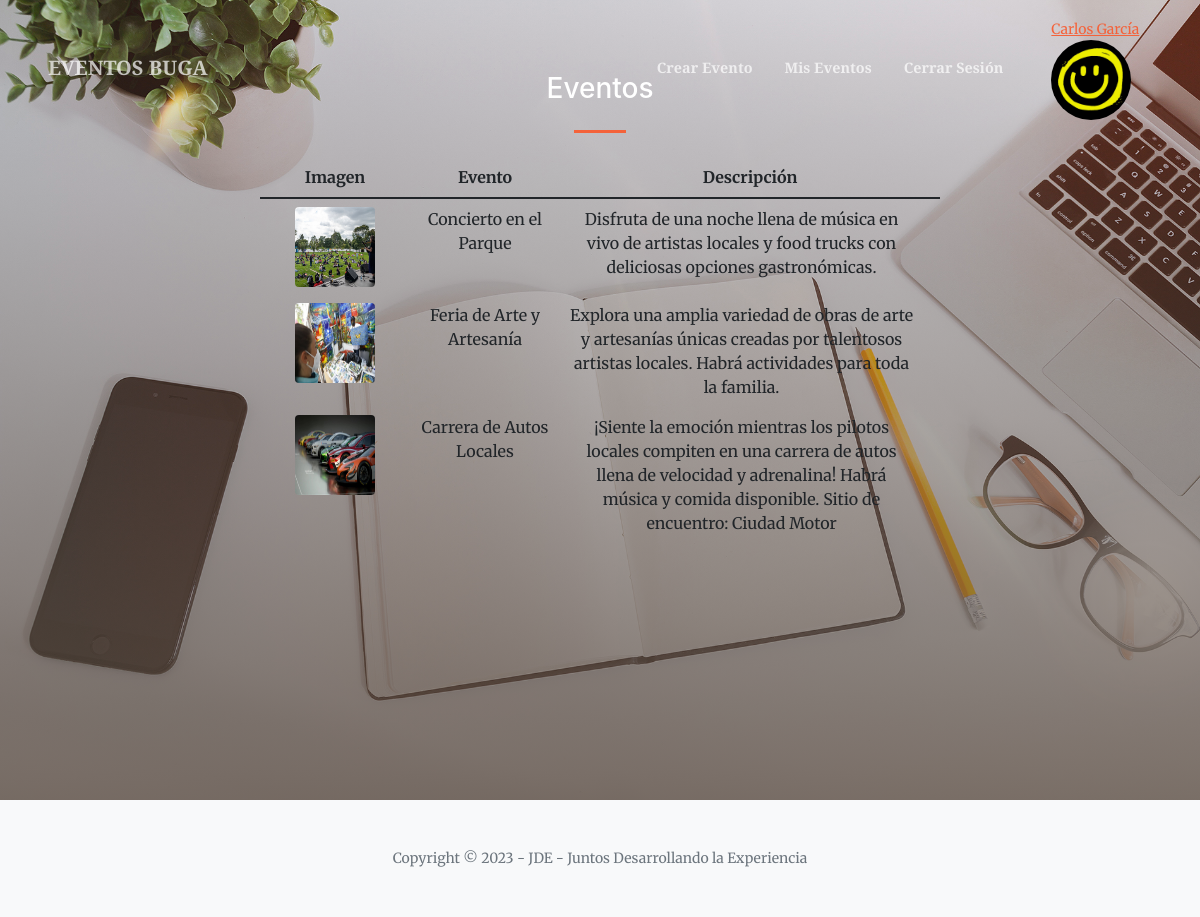
/seguridad/vista2.php (signed in), run on the app's committed database.
### tables this page shows
CREATE TABLE `eventos` (
  `id_eventos` int(11) NOT NULL,
  `nombreEvento` varchar(55) NOT NULL,
  `descripcionEvento` varchar(500) NOT NULL,
  `fecha` date NOT NULL,
  `foto` varchar(500) NOT NULL,
  `id_usuario` int(11) NOT NULL
);

### modelo/eventosModelo.php (called while the page is built, shortened)
<?php
include_once '../controlador/conexion.php';
class eventosModelo {
    function mostrarTodos() {
        global $conexion;
        $consulta = "SELECT * FROM `eventos`";
        $query = mysqli_query($conexion, $consulta);
        return $query;
    }
}
?>

### seguridad/vista2.php (the view, shortened to what this page needs)
<!DOCTYPE html>
<html lang="en">
    <head>
        <link href="https://cdn.jsdelivr.net/npm/bootstrap-icons@1.5.0/font/bootstrap-icons.css" rel="stylesheet" />
        <link href="https://cdnjs.cloudflare.com/ajax/libs/SimpleLightbox/2.1.0/simpleLightbox.min.css" rel="stylesheet" />
        <link href="../recursos/css/styles.css" rel="stylesheet" />
        <link rel="stylesheet" type="text/css" href="../recursos/estilos.css"
    </head>
    <body id="page-top">
        <nav class="navbar navbar-expand-lg navbar-light fixed-top py-3" id="mainNav">
            <div class="container px-4 px-lg-5">
                <a class="navbar-brand" href="vista2.php">EVENTOS BUGA</a>
                <div class="collapse navbar-collapse" id="navbarResponsive">
                    <ul class="navbar-nav ms-auto my-2 my-lg-0">
                        <li class="nav-item"><a class="nav-link" href="../vista/crearEvento.php">Crear Evento</a></li>
                        <li class="nav-item"><a class="nav-link" href="../vista/misEventos.php">Mis Eventos</a></li>
                        <li class="nav-item"><a class="nav-link" href="../controlador/cerrarSesion.php">Cerrar Sesión</a></li>
                    </ul>
                </div>
            </div>
            <a class="" href="#" id="userDropdown" role="button" data-toggle="dropdown" aria-haspopup="true" aria-expanded="false">
                <span class="mr-2 d-none d-lg-inline text-gray-600 small"><?php echo $_SESSION['cliente']; ?></span>
                <img class="img-profile rounded-circle" width="80" height="80" src="<?php echo $_SESSION['foto']; ?>">
            </a>
        </nav>
        <header class="masthead">
            <div class="container px-4 px-lg-5 h-10">
                <div class="row gx-4 gx-lg-5 h-100 align-items-center justify-content-center text-center">
                    <div class="col-lg-8 align-self-end">
                        <h3 class="text-white font-weight-bold">Eventos</h3>
                        <hr class="divider" />
                    </div>
                    <div class="col-lg-8 align-self-baseline">
                 <table class="table table-bordered table-hover table-fixed" >
                            <thead>
                                <tr style="width: 680px">
                                    <th style="width: 150px">Imagen</th>
                                    <th style="width: 150px" >Evento</th>
                                    <th style="width: 380px" >Descripción</th>
                                </tr>
                            </thead>
                            <tbody>
                                <?php
                                include_once "../modelo/eventosModelo.php";
                                $eventosModelo = new eventosModelo();
                                $result = $eventosModelo->mostrarTodos();
                                while ($fila = mysqli_fetch_array($result)) {
                                    if ($fila != NULL) {
                                        echo '<tr style="width: 680px">
                                            <td style="width: 150px"> <img src="' . $fila['foto'] . '" class="rounded float-left" width="80" height="80" ></td>
                                            <td style="width: 150px" >' . $fila['nombreEvento'] . '</td>
                                            <td style="width: 363px" >' . $fila['descripcionEvento'] . '</td>
                </tr>';
                                    }
                                }
                                ?>
                            </tbody>
                        </table>
                                        </div>
                                    </div>
                                </div>
        </header>
        <footer class="bg-light py-5">
            <div class="container px-4 px-lg-5"><div class="small text-center text-muted">Copyright &copy; 2023 - JDE - Juntos Desarrollando la Experiencia </div></div>
        </footer>
    </body>
</html>

### recursos/estilos.css (style rules this page uses)
.table-fixed tbody { height: 350px; overflow-y: auto; width: 100%; display: block; }
.table-fixed thead { display: block; }

### data on the page
eventos: foto (picture), nombreEvento "Concierto en el Parque", descripcionEvento "Disfruta de una noche llena de música en vivo de artistas locales y food trucks con deliciosas opciones gastronómicas."
eventos: foto (picture), nombreEvento "Feria de Arte y Artesanía", descripcionEvento "Explora una amplia variedad de obras de arte y artesanías únicas creadas por talentosos artistas locales. Habrá actividades para toda la familia."
eventos: foto (picture), nombreEvento "Carrera de Autos Locales", descripcionEvento "¡Siente la emoción mientras los pilotos locales compiten en una carrera de autos llena de velocidad y adrenalina! Habrá música y comida disponible. Sitio de encuentro: Ciudad Motor"

### other printed values
$_SESSION['cliente'] "Carlos García"
